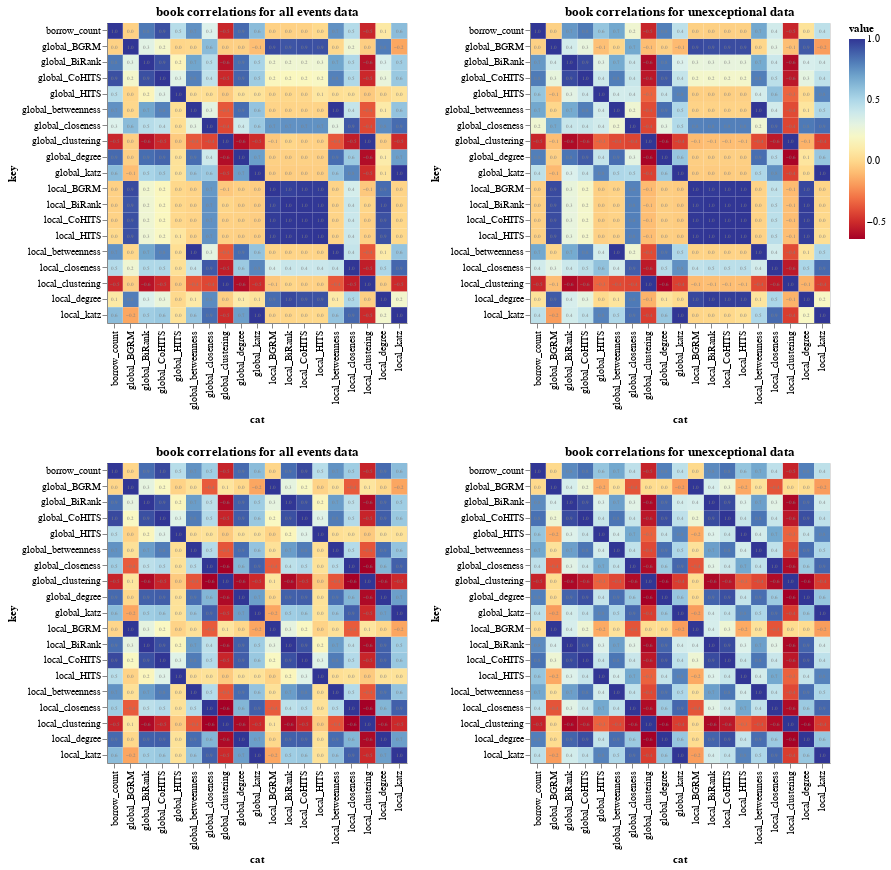

Source (notebook cell):
### Code cell
all_events_corr_books_chart = generate_corr_chart(
    all_events_books, all_events, 'book correlations for all events data', False)
unexceptional_corr_books_chart = generate_corr_chart(
    unexceptional_books, unexceptional_events, 'book correlations for unexceptional data', False)

all_events_corr_books_chart_subset = generate_corr_chart(
    all_events_books.loc[all_events_books.component == 0], all_events, 'book correlations for all events data', False)
unexceptional_corr_books_chart_subset = generate_corr_chart(
    unexceptional_books.loc[unexceptional_books.component == 0], unexceptional_events, 'book correlations for unexceptional data', False)

alt.vconcat(alt.hconcat(*[all_events_corr_books_chart, unexceptional_corr_books_chart]), alt.hconcat(*[all_events_corr_books_chart_subset, unexceptional_corr_books_chart_subset]))
